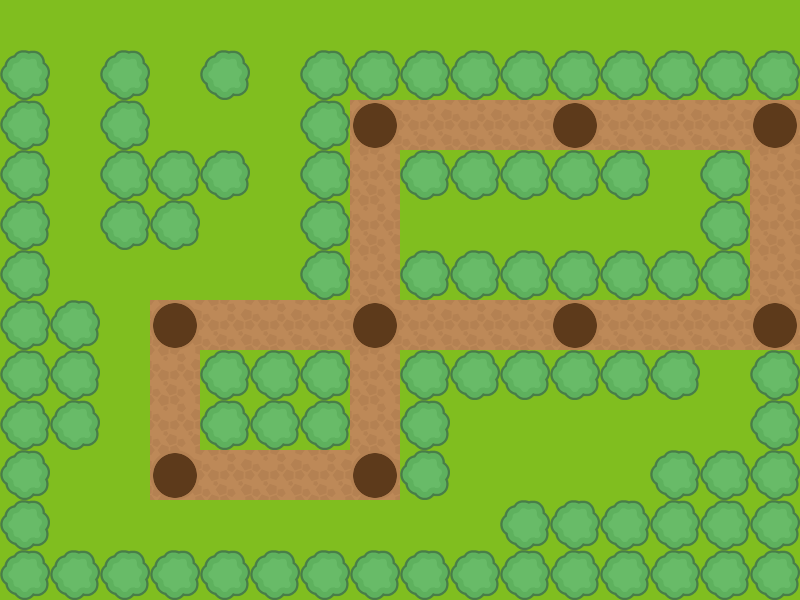

A 2D game scene composited from a Tiled map and its tileset images. What follows is a short description and the map's XML, with every tile layer's data as written:
An orthogonal 16x12 tile map with 50x50 px tiles, 3 tile layers (gramaCaminho, formigueiro, arvores).

<map version="1.0" tiledversion="1.0.3" orientation="orthogonal" renderorder="right-down" width="16" height="12" tilewidth="50" tileheight="50" nextobjectid="1">
 <tileset firstgid="1" source="recursos.tsx" />
 <layer name="gramaCaminho" width="16" height="12">
  <data encoding="csv">
2,2,2,2,2,2,2,2,2,2,2,2,2,2,2,2,
2,2,2,2,2,2,2,2,2,2,2,2,2,2,2,2,
2,2,2,2,2,2,2,0,1,1,1,0,1,1,1,0,
2,2,2,2,2,2,2,1,2,2,2,2,2,2,2,1,
2,2,2,2,2,2,2,1,2,2,2,2,2,2,2,1,
2,2,2,2,2,2,2,1,2,2,2,2,2,2,2,1,
2,2,2,0,1,1,1,0,1,1,1,0,1,1,1,0,
2,2,2,1,2,2,2,1,2,2,2,2,2,2,2,2,
2,2,2,1,2,2,2,1,2,2,2,2,2,2,2,2,
2,2,2,0,1,1,1,0,2,2,2,2,2,2,2,2,
2,2,2,2,2,2,2,2,2,2,2,2,2,2,2,2,
2,2,2,2,2,2,2,2,2,2,2,2,2,2,2,2
</data>
 </layer>
 <layer name="formigueiro" width="16" height="12">
  <data encoding="csv">
0,0,0,0,0,0,0,0,0,0,0,0,0,0,0,0,
0,0,0,0,0,0,0,0,0,0,0,0,0,0,0,0,
0,0,0,0,0,0,0,5,0,0,0,5,0,0,0,5,
0,0,0,0,0,0,0,0,0,0,0,0,0,0,0,0,
0,0,0,0,0,0,0,0,0,0,0,0,0,0,0,0,
0,0,0,0,0,0,0,0,0,0,0,0,0,0,0,0,
0,0,0,5,0,0,0,5,0,0,0,5,0,0,0,5,
0,0,0,0,0,0,0,0,0,0,0,0,0,0,0,0,
0,0,0,0,0,0,0,0,0,0,0,0,0,0,0,0,
0,0,0,5,0,0,0,5,0,0,0,0,0,0,0,0,
0,0,0,0,0,0,0,0,0,0,0,0,0,0,0,0,
0,0,0,0,0,0,0,0,0,0,0,0,0,0,0,0
</data>
 </layer>
 <layer name="arvores" width="16" height="12">
  <data encoding="csv">
0,0,0,0,0,0,0,0,0,0,0,0,0,0,0,0,
4,0,4,0,4,0,4,4,4,4,4,4,4,4,4,4,
4,0,4,0,0,0,4,0,0,0,0,0,0,0,0,0,
4,0,4,4,4,0,4,0,4,4,4,4,4,0,4,0,
4,0,4,4,0,0,4,0,0,0,0,0,0,0,4,0,
4,0,0,0,0,0,4,0,4,4,4,4,4,4,4,0,
4,4,0,0,0,0,0,0,0,0,0,0,0,0,0,0,
4,4,0,0,4,4,4,0,4,4,4,4,4,4,0,4,
4,4,0,0,4,4,4,0,4,0,0,0,0,0,0,4,
4,0,0,0,0,0,0,0,4,0,0,0,0,4,4,4,
4,0,0,0,0,0,0,0,0,0,4,4,4,4,4,4,
4,4,4,4,4,4,4,4,4,4,4,4,4,4,4,4
</data>
 </layer>
</map>